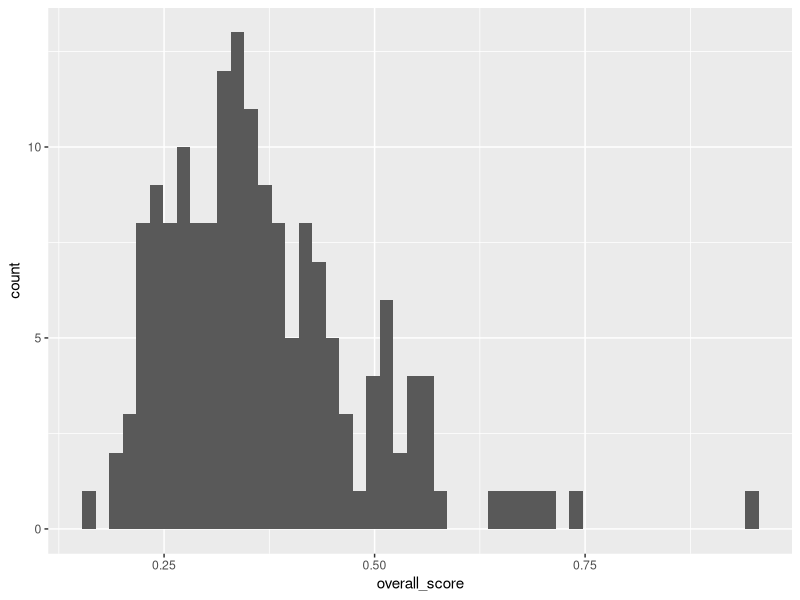

This figure's R source:
#!/usr/bin/env Rscript

if(!require(ggplot2)) {
  install.packages("ggplot2")
  library(ggplot2)
}

if(!require(data.table)) {
  install.packages("data.table")
  library(data.table)
}

scores <- fread('scores.txt')
candidates <- fread('../01_InParanoid_candidates/167-candidates.txt')
dat <- merge(scores, candidates, by="cluster")

# dat[, sgd_link := paste("https://www.yeastgenome.org/locus/", S.cerevisiae_GeneID, sep="")]

fwrite(dat, file="167-candidates-scores.txt", sep="\t", quote=F, row.names=F, col.names=T)

# in terminal, open list of S.cerevisiae geneIDs with
# cut -d $'\t' -f 10 167-candidates-scores.txt | sed 's/^/"/g' | sed 's/$/"/g' | gedit -
# and paste into SGD https://yeastmine.yeastgenome.org/yeastmine/bag.do
# to create summary, save as summary.csv and upload to this directory

sgd_summary <- fread('summary.csv')

sgd_summary <- sgd_summary[reason=="MATCH", c("symbol","name","length","secondaryIdentifier","primaryIdentifier")]

sgd_summary <- merge(dat, sgd_summary, by.x="S.cerevisiae_GeneID", by.y="symbol")

sgd_summary[, hyperlink := paste("https://www.yeastgenome.org/locus/", primaryIdentifier, sep="")]
setcolorder(sgd_summary, c("cluster","protein1","protein2","overall_score","total_align_length","total_gap_length","total_perfect_align","total_nonperfect_align","n_gaps","bitscore","H.sapiens_ProteinID","S.cerevisiae_ProteinID","H.sapiens_GeneID","S.cerevisiae_GeneID","H.sapiens_structure","S.cerevisiae_structure","name","length","secondaryIdentifier","primaryIdentifier","hyperlink"))
fwrite(sgd_summary, file="167-candidates-scores-names.txt", sep="\t", quote=F, row.names=F, col.names=T)




dat[H.sapiens_structure==TRUE & S.cerevisiae_structure==TRUE]

ggplot(data=dat, mapping=aes(x=overall_score)) + geom_histogram(bins=50)


# good examples with score > 0.5
# P07259
# ----------MRLLGAA-------AV-AALGRG---RAP-ASLGWQRKQ--VNWKACRWSSSGVIPNEKIRNIGISAHIDSGKTTLTERVLYYTGRIAKMHEVKGKDGVGAVMDSMELERQRGITI
# MSVQKMMWVPRKMVGGRIPFFTCSKVFSGFSRRSFHESPLARSTYEEEKVLVDEIKQKLTPDDIGRCNKLRNIGISAHIDSGKTTFTERVLYYTKRIKAIHEVRGRDNVGAKMDSMDLEREKGITI
# ssssssssss :::*. sssssss *s:.:.* sss.:*s*   ::.::ss*:    : : ..:   :*:***************:******** **  :***:*:*.*** ****:***::****

# P19414
# MAPYSLLVTR-LQKALGVRQYHVASVLCQRAKVAMSHFEPNEYIHYDLLEKNINIVRKRLNRPLTLSEKIVYGHLDDPASQEIERGKSYLRLRPDRVAMQDATAQMAMLQFISSGLSKVAVPSTIH
# -----MLSARSAIKRPIVRGLATVSNLTRDSKVNQNLLEDHSFINYKQNVETLDIVRKRLNRPFTYAEKILYGHLDDPHGQDIQRGVSYLKLRPDRVACQDATAQMAILQFMSAGLPQVAKPVTVH
# fffff:* :*s  *   **   ..* * : :**  . :* :.:*:*.   :.::*********:* :***:******* .*:*:** ***:******* ********:***:*:** :** * *:*

# # bad examples with score < 0.3
# P34756
# -------------------------------------------------------MATDDKTSPTLDSANDLPRSPT---------SPSHLTHFKP------------LTPDQDEPPFKSAYSSFV
# MSSEEPHASISFPDGSHVRSSSTGTSSVNTIDATLSRPNYIKKPSLHIMSTSTTSTTTDLVTNPILSNISVPKISPPTSSSIATATSTSHVTGTASHSNIKANANTSTSVNKKNLPPTTSGRIPSS
# sssssssssssssssssssssssssssssssssssssssssssssssssssssss :**  *.* *.. .    ** sssssssss* **:*    ssssssssssss . .:: ** .*.     

# Q06706
# -----------------MRNLKLFRTLEFRDIQ----GPGNPQCFSLR-------TEQ-GTVLIGSEHGLIEVDPVSREVKNEVSLVAEGFLPEDGSGRIVGVQDLLDQESVCVATASGDVILC--
# MVEHDKSGSKRQELRSNMRNLITLNKGKFKPTASTAEGDEDDLSFTLLDSVFDTLSDSITCVLGSTDIGAIEVQQFMKDGSRN---VLASFNIQTFDDKLLSFVHFADINQLVFVFEQGDIITATY
# sssssssssssssssss****  :.. :*:   ssss*  :  .*:* sssssss::.s  ** .:: * ***: . :: ..:fff*  .*  :  ..:::.. .: * :.: ..  .**:* .ss
